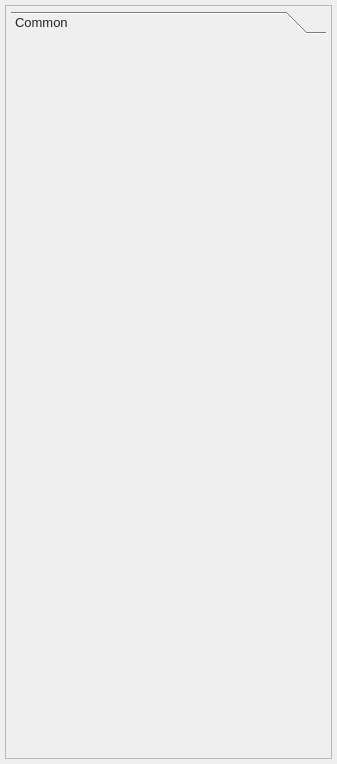
<?xml version="1.0" encoding="UTF-8"?>
<ui version="4.0">
 <class>MainWindow</class>
 <widget class="QMainWindow" name="MainWindow">
  <property name="geometry">
   <rect>
    <x>0</x>
    <y>0</y>
    <width>337</width>
    <height>764</height>
   </rect>
  </property>
  <property name="minimumSize">
   <size>
    <width>0</width>
    <height>0</height>
   </size>
  </property>
  <property name="maximumSize">
   <size>
    <width>16777215</width>
    <height>16777215</height>
   </size>
  </property>
  <property name="windowTitle">
   <string>MainWindow</string>
  </property>
  <widget class="QWidget" name="centralwidget">
   <property name="sizePolicy">
    <sizepolicy hsizetype="Preferred" vsizetype="Preferred">
     <horstretch>0</horstretch>
     <verstretch>0</verstretch>
    </sizepolicy>
   </property>
   <layout class="QHBoxLayout" name="horizontalLayout">
    <property name="spacing">
     <number>5</number>
    </property>
    <property name="leftMargin">
     <number>5</number>
    </property>
    <property name="topMargin">
     <number>5</number>
    </property>
    <property name="rightMargin">
     <number>5</number>
    </property>
    <property name="bottomMargin">
     <number>5</number>
    </property>
    <item>
     <widget class="QFrame" name="frameToolkit">
      <property name="sizePolicy">
       <sizepolicy hsizetype="Expanding" vsizetype="Preferred">
        <horstretch>0</horstretch>
        <verstretch>0</verstretch>
       </sizepolicy>
      </property>
      <property name="focusPolicy">
       <enum>Qt::TabFocus</enum>
      </property>
      <property name="frameShape">
       <enum>QFrame::StyledPanel</enum>
      </property>
      <property name="frameShadow">
       <enum>QFrame::Plain</enum>
      </property>
      <layout class="QVBoxLayout" name="verticalLayoutToolkit">
       <property name="spacing">
        <number>5</number>
       </property>
       <property name="leftMargin">
        <number>5</number>
       </property>
       <property name="topMargin">
        <number>5</number>
       </property>
       <property name="rightMargin">
        <number>5</number>
       </property>
       <property name="bottomMargin">
        <number>5</number>
       </property>
       <item>
        <widget class="QToolBox" name="toolBox">
         <property name="font">
          <font>
           <pointsize>10</pointsize>
          </font>
         </property>
         <property name="styleSheet">
          <string notr="true">color: rgb(35, 35, 35);</string>
         </property>
         <property name="currentIndex">
          <number>0</number>
         </property>
         <widget class="QWidget" name="page">
          <property name="geometry">
           <rect>
            <x>0</x>
            <y>0</y>
            <width>315</width>
            <height>715</height>
           </rect>
          </property>
          <property name="font">
           <font>
            <pointsize>10</pointsize>
           </font>
          </property>
          <attribute name="label">
           <string>Common</string>
          </attribute>
         </widget>
        </widget>
       </item>
      </layout>
     </widget>
    </item>
   </layout>
  </widget>
 </widget>
 <resources/>
 <connections/>
</ui>
